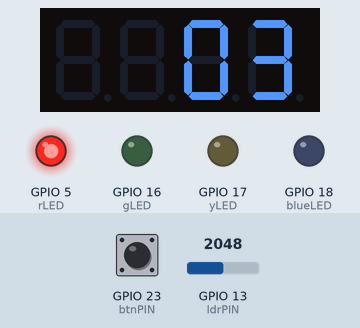
Recording of a program running on a simulated ESP32. Parts: 4-digit seven-segment display, output pins drawn as LEDs (lit = HIGH). Dashed ring = blinking. The inputs (shaded band) are chosen by the test bench; at power-on: GPIO 13 (ldrPIN) = 2048, GPIO 23 (btnPIN) HIGH. What the program prints to the serial monitor is not drawn.

Above: at 1.6 s.
1.7 s: GPIO 13 (ldrPIN) set to 534
3.5 s: GPIO 13 (ldrPIN) set to 469
At 4.3 s:
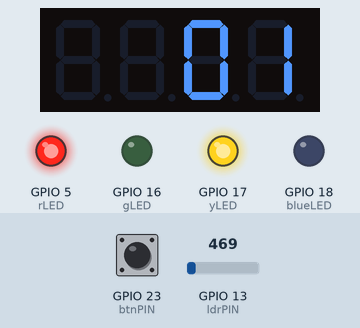
6.5 s: GPIO 13 (ldrPIN) set to 540
At 7.1 s:
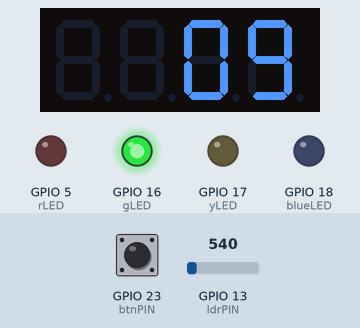
9.5 s: GPIO 23 (btnPIN) pulled LOW for 0.15 s
At 9.9 s:
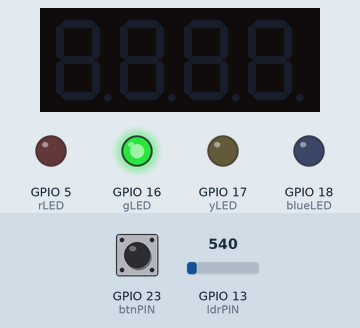
11.1 s: GPIO 23 (btnPIN) pulled LOW for 1 s
At 12.5 s:
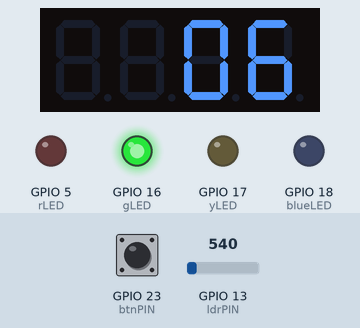
15.1 s: GPIO 13 (ldrPIN) set to 491
At 15.9 s:
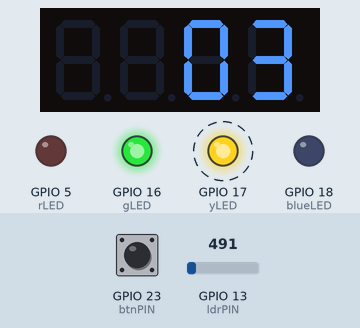
Timing chart, 0 to 19.1 s (numbered marks = the images above; inputs shaded):
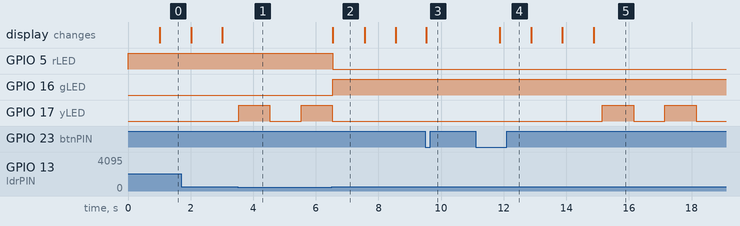

The program:

main.cpp
```cpp
#include <Arduino.h>
#include <TM1637Display.h>

// Pin định nghĩa
#define rLED  5
#define yLED  17
#define gLED  16
#define blueLED 18 // Đèn LED xanh (blue)
#define CLK   15
#define DIO   2
#define ldrPIN  13
#define btnPIN  23  // Nút bấm

// Thời gian đèn
uint rTIME = 5000;
uint yTIME = 3000;
uint gTIME = 10000;

ulong currentMiliseconds = 0;
ulong ledTimeStart = 0;
ulong nextTimeTotal = 0;
int currentLED = 0;
int tmCounter = rTIME / 1000;
ulong counterTime = 0;
bool screenOn = true; // Biến kiểm tra trạng thái màn hình

int lightThreshold = 500; // Ngưỡng ánh sáng (lux) để bật/tắt đèn xanh
TM1637Display display(CLK, DIO);

bool IsReady(ulong &ulTimer, uint32_t milisecond);
void NonBlocking_Traffic_Light_TM1637();
bool isDark();
void YellowLED_Blink();
void handleButton();
void handleBlueLED();

void setup() {
  Serial.begin(115200);
  pinMode(rLED, OUTPUT);
  pinMode(yLED, OUTPUT);
  pinMode(gLED, OUTPUT);
  pinMode(blueLED, OUTPUT);
  pinMode(ldrPIN, INPUT);
  pinMode(btnPIN, INPUT_PULLUP);

  tmCounter = (rTIME / 1000) - 1;
  display.setBrightness(7);
  digitalWrite(yLED, LOW);
  digitalWrite(gLED, LOW);
  digitalWrite(rLED, HIGH);
  display.showNumberDec(tmCounter--, true, 2, 2);

  currentLED = rLED;
  nextTimeTotal += rTIME;
  Serial.println("== START ==>");
}

void loop() {
  currentMiliseconds = millis();
  handleButton();
  handleBlueLED();

  if (isDark()) YellowLED_Blink();
  else NonBlocking_Traffic_Light_TM1637();
}

bool IsReady(ulong &ulTimer, uint32_t milisecond) {
  if (currentMiliseconds - ulTimer < milisecond) return false;
  ulTimer = currentMiliseconds;
  return true;
}

void NonBlocking_Traffic_Light_TM1637() {
  bool bShowCounter = false;
  switch (currentLED) {
    case rLED:
      if (IsReady(ledTimeStart, rTIME)) {
        digitalWrite(rLED, LOW);
        digitalWrite(gLED, HIGH);
        currentLED = gLED;
        nextTimeTotal += gTIME;
        tmCounter = (gTIME / 1000) - 1;
        bShowCounter = true;
        counterTime = currentMiliseconds;
      }
      break;
    case gLED:
      if (IsReady(ledTimeStart, gTIME)) {
        digitalWrite(gLED, LOW);
        digitalWrite(yLED, HIGH);
        currentLED = yLED;
        nextTimeTotal += yTIME;
        tmCounter = (yTIME / 1000) - 1;
        bShowCounter = true;
        counterTime = currentMiliseconds;
      }
      break;
    case yLED:
      if (IsReady(ledTimeStart, yTIME)) {
        digitalWrite(yLED, LOW);
        digitalWrite(rLED, HIGH);
        currentLED = rLED;
        nextTimeTotal += rTIME;
        tmCounter = (rTIME / 1000) - 1;
        bShowCounter = true;
        counterTime = currentMiliseconds;
      }
      break;
  }
  if (!bShowCounter) bShowCounter = IsReady(counterTime, 1000);
  if (bShowCounter && screenOn) {
    display.showNumberDec(tmCounter--, true, 2, 2);
  } else if (!screenOn) {
    display.clear();
  }
}

bool isDark() {
  static ulong darkTimeStart = 0;
  static uint16_t lastValue = 0;
  static bool bDark = false;

  if (!IsReady(darkTimeStart, 50)) return bDark;
  uint16_t value = analogRead(ldrPIN);
  if (value == lastValue) return bDark;

  bDark = value < lightThreshold;
  lastValue = value;
  return bDark;
}

void YellowLED_Blink() {
  static ulong yLedStart = 0;
  static bool isON = false;

  if (!IsReady(yLedStart, 1000)) return;
  digitalWrite(yLED, isON ? LOW : HIGH);
  isON = !isON;
}

void handleButton() {
  static bool lastState = HIGH;
  bool currentState = digitalRead(btnPIN);

  if (currentState == LOW && lastState == HIGH) {
    screenOn = !screenOn;
    if (!screenOn) display.clear();
    delay(300);
  }
  lastState = currentState;
}

void handleBlueLED() {
  int lightValue = analogRead(ldrPIN);
  if (lightValue < lightThreshold) {
    digitalWrite(blueLED, HIGH);
    digitalWrite(blueLED, LOW);
  }
}
```

Measured:
- the behaviour switches between 500 and 499 on GPIO 13 (ldrPIN) (found by bisection; images 0 and 1)
- after the input at 3.5 s, GPIO 5 (rLED): stays HIGH (without the input it goes to LOW after 1.5 s); GPIO 16 (gLED): stays LOW (without the input it goes to HIGH after 1.5 s); GPIO 17 (yLED): LOW → HIGH at once, → LOW 1.0 s later, → HIGH 1.0 s later
- after the input at 6.5 s, GPIO 5 (rLED): HIGH → LOW at once; GPIO 16 (gLED): LOW → HIGH at once; GPIO 17 (yLED): goes on until 6.5 s, then stays LOW; the display: changes at once (image 2)
- after the input at 11.1 s, the display: changes after 0.78 s (image 4)
- after the input at 15.1 s, GPIO 16 (gLED): stays HIGH (without the input it goes to LOW after 1.4 s)
